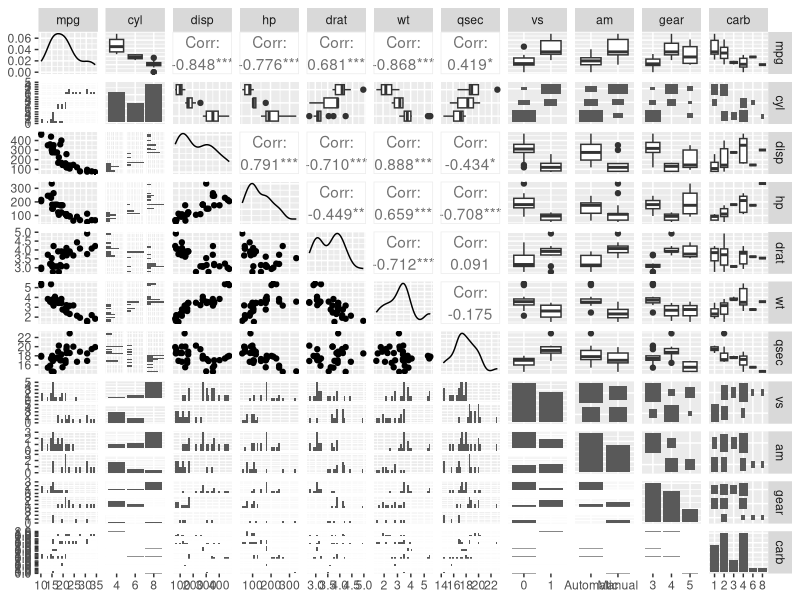
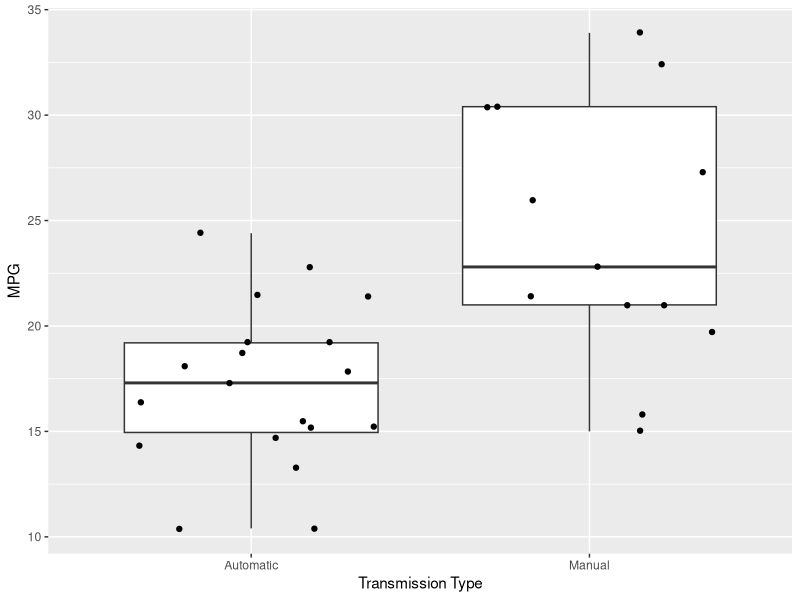

R code for these plots, in order:
## ---- chunk 1
data(mtcars)
mtcars$cyl <- factor(mtcars$cyl)
mtcars$vs <- factor(mtcars$vs)
mtcars$am <- factor(mtcars$am, labels = c("Automatic", "Manual"))
mtcars$gear <- factor(mtcars$gear)
mtcars$carb <- factor(mtcars$carb)
## ---- chunk 2
require("GGally")
ggpairs(mtcars)
## ---- chunk 3
g <- ggplot(mtcars, aes(am, mpg))
g <- g + geom_boxplot() + xlab("Transmission Type") + ylab("MPG") + 
        geom_jitter()
print(g)
